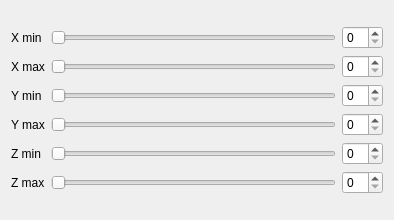
<?xml version="1.0" encoding="UTF-8"?>
<ui version="4.0">
 <class>Form</class>
 <widget class="QWidget" name="Form">
  <property name="geometry">
   <rect>
    <x>0</x>
    <y>0</y>
    <width>394</width>
    <height>220</height>
   </rect>
  </property>
  <property name="windowTitle">
   <string>Form</string>
  </property>
  <layout class="QGridLayout" name="gridLayout_2">
   <item row="0" column="0">
    <layout class="QGridLayout" name="gridLayout">
     <item row="0" column="0">
      <widget class="QLabel" name="label">
       <property name="text">
        <string>X min</string>
       </property>
      </widget>
     </item>
     <item row="0" column="1">
      <widget class="QSlider" name="xminSlider">
       <property name="orientation">
        <enum>Qt::Horizontal</enum>
       </property>
      </widget>
     </item>
     <item row="1" column="0">
      <widget class="QLabel" name="label_2">
       <property name="text">
        <string>X max</string>
       </property>
      </widget>
     </item>
     <item row="1" column="1">
      <widget class="QSlider" name="xmaxSlider">
       <property name="orientation">
        <enum>Qt::Horizontal</enum>
       </property>
      </widget>
     </item>
     <item row="2" column="0">
      <widget class="QLabel" name="label_3">
       <property name="text">
        <string>Y min</string>
       </property>
      </widget>
     </item>
     <item row="2" column="1">
      <widget class="QSlider" name="yminSlider">
       <property name="orientation">
        <enum>Qt::Horizontal</enum>
       </property>
      </widget>
     </item>
     <item row="3" column="0">
      <widget class="QLabel" name="label_4">
       <property name="text">
        <string>Y max</string>
       </property>
      </widget>
     </item>
     <item row="3" column="1">
      <widget class="QSlider" name="ymaxSlider">
       <property name="orientation">
        <enum>Qt::Horizontal</enum>
       </property>
      </widget>
     </item>
     <item row="4" column="0">
      <widget class="QLabel" name="label_5">
       <property name="text">
        <string>Z min</string>
       </property>
      </widget>
     </item>
     <item row="4" column="1">
      <widget class="QSlider" name="zminSlider">
       <property name="orientation">
        <enum>Qt::Horizontal</enum>
       </property>
      </widget>
     </item>
     <item row="5" column="0">
      <widget class="QLabel" name="label_6">
       <property name="text">
        <string>Z max</string>
       </property>
      </widget>
     </item>
     <item row="5" column="1">
      <widget class="QSlider" name="zmaxSlider">
       <property name="orientation">
        <enum>Qt::Horizontal</enum>
       </property>
      </widget>
     </item>
     <item row="0" column="2">
      <widget class="QSpinBox" name="spin_xmin"/>
     </item>
     <item row="1" column="2">
      <widget class="QSpinBox" name="spin_xmax"/>
     </item>
     <item row="2" column="2">
      <widget class="QSpinBox" name="spin_ymin"/>
     </item>
     <item row="3" column="2">
      <widget class="QSpinBox" name="spin_ymax"/>
     </item>
     <item row="4" column="2">
      <widget class="QSpinBox" name="spin_zmin"/>
     </item>
     <item row="5" column="2">
      <widget class="QSpinBox" name="spin_zmax"/>
     </item>
    </layout>
   </item>
  </layout>
 </widget>
 <resources/>
 <connections>
  <connection>
   <sender>xminSlider</sender>
   <signal>sliderMoved(int)</signal>
   <receiver>spin_xmin</receiver>
   <slot>setValue(int)</slot>
   <hints>
    <hint type="sourcelabel">
     <x>83</x>
     <y>23</y>
    </hint>
    <hint type="destinationlabel">
     <x>334</x>
     <y>25</y>
    </hint>
   </hints>
  </connection>
  <connection>
   <sender>spin_xmin</sender>
   <signal>valueChanged(int)</signal>
   <receiver>xminSlider</receiver>
   <slot>setValue(int)</slot>
   <hints>
    <hint type="sourcelabel">
     <x>334</x>
     <y>25</y>
    </hint>
    <hint type="destinationlabel">
     <x>86</x>
     <y>19</y>
    </hint>
   </hints>
  </connection>
  <connection>
   <sender>xmaxSlider</sender>
   <signal>sliderMoved(int)</signal>
   <receiver>spin_xmax</receiver>
   <slot>setValue(int)</slot>
   <hints>
    <hint type="sourcelabel">
     <x>99</x>
     <y>54</y>
    </hint>
    <hint type="destinationlabel">
     <x>334</x>
     <y>61</y>
    </hint>
   </hints>
  </connection>
  <connection>
   <sender>spin_xmax</sender>
   <signal>valueChanged(int)</signal>
   <receiver>xmaxSlider</receiver>
   <slot>setValue(int)</slot>
   <hints>
    <hint type="sourcelabel">
     <x>334</x>
     <y>60</y>
    </hint>
    <hint type="destinationlabel">
     <x>97</x>
     <y>54</y>
    </hint>
   </hints>
  </connection>
  <connection>
   <sender>yminSlider</sender>
   <signal>sliderMoved(int)</signal>
   <receiver>spin_ymin</receiver>
   <slot>setValue(int)</slot>
   <hints>
    <hint type="sourcelabel">
     <x>102</x>
     <y>89</y>
    </hint>
    <hint type="destinationlabel">
     <x>334</x>
     <y>95</y>
    </hint>
   </hints>
  </connection>
  <connection>
   <sender>spin_ymin</sender>
   <signal>valueChanged(int)</signal>
   <receiver>yminSlider</receiver>
   <slot>setValue(int)</slot>
   <hints>
    <hint type="sourcelabel">
     <x>334</x>
     <y>82</y>
    </hint>
    <hint type="destinationlabel">
     <x>111</x>
     <y>84</y>
    </hint>
   </hints>
  </connection>
  <connection>
   <sender>ymaxSlider</sender>
   <signal>sliderMoved(int)</signal>
   <receiver>spin_ymax</receiver>
   <slot>setValue(int)</slot>
   <hints>
    <hint type="sourcelabel">
     <x>72</x>
     <y>121</y>
    </hint>
    <hint type="destinationlabel">
     <x>334</x>
     <y>125</y>
    </hint>
   </hints>
  </connection>
  <connection>
   <sender>spin_ymax</sender>
   <signal>valueChanged(int)</signal>
   <receiver>ymaxSlider</receiver>
   <slot>setValue(int)</slot>
   <hints>
    <hint type="sourcelabel">
     <x>334</x>
     <y>123</y>
    </hint>
    <hint type="destinationlabel">
     <x>86</x>
     <y>117</y>
    </hint>
   </hints>
  </connection>
  <connection>
   <sender>zminSlider</sender>
   <signal>sliderMoved(int)</signal>
   <receiver>spin_zmin</receiver>
   <slot>setValue(int)</slot>
   <hints>
    <hint type="sourcelabel">
     <x>64</x>
     <y>156</y>
    </hint>
    <hint type="destinationlabel">
     <x>334</x>
     <y>159</y>
    </hint>
   </hints>
  </connection>
  <connection>
   <sender>spin_zmin</sender>
   <signal>valueChanged(int)</signal>
   <receiver>zminSlider</receiver>
   <slot>setValue(int)</slot>
   <hints>
    <hint type="sourcelabel">
     <x>334</x>
     <y>158</y>
    </hint>
    <hint type="destinationlabel">
     <x>85</x>
     <y>159</y>
    </hint>
   </hints>
  </connection>
  <connection>
   <sender>zmaxSlider</sender>
   <signal>sliderMoved(int)</signal>
   <receiver>spin_zmax</receiver>
   <slot>setValue(int)</slot>
   <hints>
    <hint type="sourcelabel">
     <x>75</x>
     <y>188</y>
    </hint>
    <hint type="destinationlabel">
     <x>334</x>
     <y>189</y>
    </hint>
   </hints>
  </connection>
  <connection>
   <sender>spin_zmax</sender>
   <signal>valueChanged(int)</signal>
   <receiver>zmaxSlider</receiver>
   <slot>setValue(int)</slot>
   <hints>
    <hint type="sourcelabel">
     <x>334</x>
     <y>188</y>
    </hint>
    <hint type="destinationlabel">
     <x>80</x>
     <y>192</y>
    </hint>
   </hints>
  </connection>
 </connections>
</ui>
